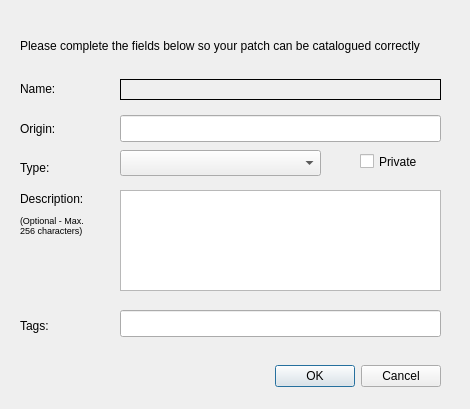
<ui version="4.0" >
 <class>epxSubmit_Dialog</class>
 <widget class="QDialog" name="epxSubmit_Dialog" >
  <property name="geometry" >
   <rect>
    <x>0</x>
    <y>0</y>
    <width>470</width>
    <height>409</height>
   </rect>
  </property>
  <property name="windowTitle" >
   <string>EWItool - Submit to Patch Exchange</string>
  </property>
  <property name="toolTip" >
   <string>Click if patch is not to be shared with other users.  Be sure to do this for any commercial patches!</string>
  </property>
  <widget class="QDialogButtonBox" name="buttonBox" >
   <property name="geometry" >
    <rect>
     <x>100</x>
     <y>360</y>
     <width>341</width>
     <height>32</height>
    </rect>
   </property>
   <property name="orientation" >
    <enum>Qt::Horizontal</enum>
   </property>
   <property name="standardButtons" >
    <set>QDialogButtonBox::Cancel|QDialogButtonBox::NoButton|QDialogButtonBox::Ok</set>
   </property>
  </widget>
  <widget class="QLabel" name="label" >
   <property name="geometry" >
    <rect>
     <x>20</x>
     <y>20</y>
     <width>471</width>
     <height>51</height>
    </rect>
   </property>
   <property name="text" >
    <string>Please complete the fields below so your patch can be catalogued correctly</string>
   </property>
   <property name="wordWrap" >
    <bool>true</bool>
   </property>
  </widget>
  <widget class="QLabel" name="label_2" >
   <property name="geometry" >
    <rect>
     <x>20</x>
     <y>80</y>
     <width>57</width>
     <height>18</height>
    </rect>
   </property>
   <property name="text" >
    <string>Name:</string>
   </property>
  </widget>
  <widget class="QLabel" name="name_label" >
   <property name="geometry" >
    <rect>
     <x>120</x>
     <y>79</y>
     <width>321</width>
     <height>21</height>
    </rect>
   </property>
   <property name="frameShape" >
    <enum>QFrame::Box</enum>
   </property>
   <property name="text" >
    <string/>
   </property>
  </widget>
  <widget class="QLabel" name="label_3" >
   <property name="geometry" >
    <rect>
     <x>20</x>
     <y>120</y>
     <width>63</width>
     <height>18</height>
    </rect>
   </property>
   <property name="text" >
    <string>Origin:</string>
   </property>
  </widget>
  <widget class="QLineEdit" name="origin_lineEdit" >
   <property name="geometry" >
    <rect>
     <x>120</x>
     <y>115</y>
     <width>321</width>
     <height>27</height>
    </rect>
   </property>
   <property name="toolTip" >
    <string>E.g. 'Your Nickname' or 'Akai'</string>
   </property>
   <property name="text" >
    <string/>
   </property>
   <property name="maxLength" >
    <number>32</number>
   </property>
  </widget>
  <widget class="QLabel" name="label_4" >
   <property name="geometry" >
    <rect>
     <x>20</x>
     <y>157</y>
     <width>57</width>
     <height>21</height>
    </rect>
   </property>
   <property name="text" >
    <string>Type:</string>
   </property>
  </widget>
  <widget class="QComboBox" name="type_comboBox" >
   <property name="geometry" >
    <rect>
     <x>120</x>
     <y>150</y>
     <width>201</width>
     <height>26</height>
    </rect>
   </property>
  </widget>
  <widget class="QLabel" name="label_5" >
   <property name="geometry" >
    <rect>
     <x>20</x>
     <y>190</y>
     <width>81</width>
     <height>18</height>
    </rect>
   </property>
   <property name="text" >
    <string>Description:</string>
   </property>
  </widget>
  <widget class="QTextEdit" name="desc_textEdit" >
   <property name="geometry" >
    <rect>
     <x>120</x>
     <y>190</y>
     <width>321</width>
     <height>101</height>
    </rect>
   </property>
   <property name="verticalScrollBarPolicy" >
    <enum>Qt::ScrollBarAlwaysOff</enum>
   </property>
   <property name="horizontalScrollBarPolicy" >
    <enum>Qt::ScrollBarAlwaysOff</enum>
   </property>
   <property name="tabStopWidth" >
    <number>4</number>
   </property>
   <property name="acceptRichText" >
    <bool>false</bool>
   </property>
  </widget>
  <widget class="QLabel" name="label_6" >
   <property name="geometry" >
    <rect>
     <x>20</x>
     <y>310</y>
     <width>57</width>
     <height>31</height>
    </rect>
   </property>
   <property name="text" >
    <string>Tags:</string>
   </property>
  </widget>
  <widget class="QLineEdit" name="tags_lineEdit" >
   <property name="geometry" >
    <rect>
     <x>120</x>
     <y>310</y>
     <width>321</width>
     <height>27</height>
    </rect>
   </property>
   <property name="toolTip" >
    <string>Key words associated with this patch</string>
   </property>
   <property name="maxLength" >
    <number>128</number>
   </property>
  </widget>
  <widget class="QLabel" name="label_7" >
   <property name="geometry" >
    <rect>
     <x>20</x>
     <y>210</y>
     <width>81</width>
     <height>31</height>
    </rect>
   </property>
   <property name="font" >
    <font>
     <pointsize>7</pointsize>
    </font>
   </property>
   <property name="text" >
    <string>(Optional - Max. 256 characters)</string>
   </property>
   <property name="wordWrap" >
    <bool>true</bool>
   </property>
  </widget>
  <widget class="QCheckBox" name="private_checkBox" >
   <property name="geometry" >
    <rect>
     <x>360</x>
     <y>150</y>
     <width>83</width>
     <height>23</height>
    </rect>
   </property>
   <property name="text" >
    <string>Private</string>
   </property>
  </widget>
 </widget>
 <resources/>
 <connections>
  <connection>
   <sender>buttonBox</sender>
   <signal>accepted()</signal>
   <receiver>epxSubmit_Dialog</receiver>
   <slot>accept()</slot>
   <hints>
    <hint type="sourcelabel" >
     <x>248</x>
     <y>254</y>
    </hint>
    <hint type="destinationlabel" >
     <x>157</x>
     <y>274</y>
    </hint>
   </hints>
  </connection>
  <connection>
   <sender>buttonBox</sender>
   <signal>rejected()</signal>
   <receiver>epxSubmit_Dialog</receiver>
   <slot>reject()</slot>
   <hints>
    <hint type="sourcelabel" >
     <x>316</x>
     <y>260</y>
    </hint>
    <hint type="destinationlabel" >
     <x>286</x>
     <y>274</y>
    </hint>
   </hints>
  </connection>
 </connections>
 <designerdata>
  <property name="gridDeltaX" >
   <number>10</number>
  </property>
  <property name="gridDeltaY" >
   <number>10</number>
  </property>
  <property name="gridSnapX" >
   <bool>true</bool>
  </property>
  <property name="gridSnapY" >
   <bool>true</bool>
  </property>
  <property name="gridVisible" >
   <bool>true</bool>
  </property>
 </designerdata>
</ui>
